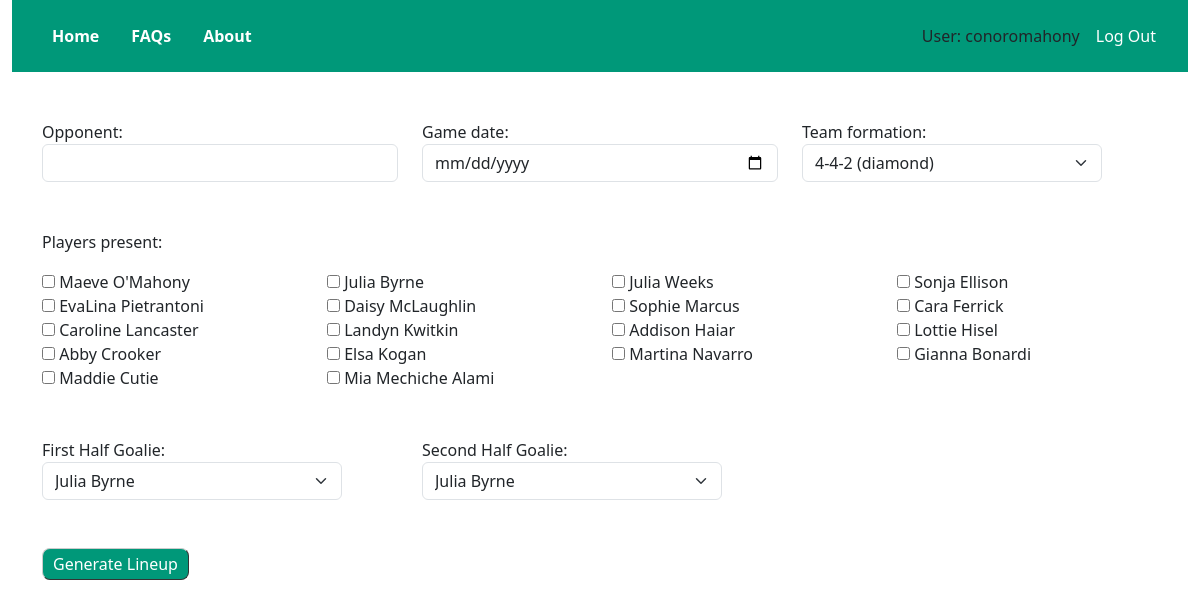
The app's page /lineups/new_lineup.html (signed in) with its own data.
### team/models.py (models this page shows, shortened)
class Player(models.Model):
    class PreferredPosition(models.TextChoices):
        GOALIE = "goalie", _("Goalie")
        LEFT_BACK = "left_full", _("Left Back")
        LEFT_CB = "center_back", _("Left Center Back")
        RIGHT_CB = "sweeper", _("Right Center Back")
        RIGHT_BACK = "right_full", _("Right Back")
        LEFT_MID = "left_mid", _("Left Mid")
        DEFENSIVE_MID = "stopper", _("Defensive Mid")
        ATTACKING_MID = "attaching_mid", _("Attacking Mid")
        RIGHT_MID = "right_mid", _("Right Mid")
        LEFT_STRIKER = "left_striker", _("Left Striker")
        RIGHT_STRIKER = "right_striker", _("Right Striker")
    name = models.CharField(max_length=20)
    team_name = models.CharField(max_length=20)
    preferred_position = models.CharField(
        max_length=13,
        choices=PreferredPosition.choices
    )
    is_goalie = models.BooleanField()
    is_left_full = models.BooleanField()
    is_right_full = models.BooleanField()
    is_center_back = models.BooleanField()
    is_sweeper = models.BooleanField()
    is_stopper = models.BooleanField()
    is_left_mid = models.BooleanField()
    is_right_mid = models.BooleanField()
    is_attacking_mid = models.BooleanField()
    is_left_striker = models.BooleanField()
    is_right_striker = models.BooleanField()
    objects = models.Manager()      # The default manager

### lineups/views.py (the view)
# urls.py: path('new_lineup.html', views.new_lineup, name='new_lineup'),
@login_required
@csrf_protect
def new_lineup(request):
    team = Team.objects.get(owner=request.user)
    players = Player.objects.filter(team_name=team.team_name)
    players_present = []
    lineups = []
    my_team_name = team.team_name
    if request.method == 'POST':
        possible_goalies = []
        goalies = Player.objects.filter(team_name=team.team_name).filter(is_goalie=True)
        for player in goalies:
            possible_goalies = possible_goalies + [(player.name, player.name)]
        form = NewLineupForm(request.POST, choices=possible_goalies)
        if form.is_valid():
            lineup_id = form.cleaned_data['opponent'] + str(form.cleaned_data['game_date'])
            if not Lineup.objects.filter(game_id=lineup_id).exists():
                instance = form.save(commit=False)
                instance.game_id = lineup_id
                instance.team_name = my_team_name
                instance.owner = request.user
                for player in players:
                    if request.POST.get(player.name):
                        players_present.append([player.name, player.is_goalie, player.is_left_full,
                                                player.is_right_full, player.is_center_back, player.is_sweeper,
                                                player.is_stopper, player.is_left_mid, player.is_right_mid,
                                                player.is_attacking_mid, player.is_left_striker,
                                                player.is_right_striker])
                num_minutes = 2 * int(team.half_duration)
                num_players = len(players_present)
                on_sideline = num_players - int(team.team_size)
                num_outfield = int(team.team_size) - 1
                subs_determined = False
                if on_sideline <= 0:
                    slots_to_fill = 0
                    lineups = get_lineups(request, slots_to_fill, players_present, instance.first_goalie, instance.second_goalie)
                    subs_determined = True
                elif on_sideline == 1:
                    slots_to_fill = num_outfield
                    subs_determined = True
                else:
                    slots_to_fill = MAX_SUB_CYCLES
                    for sub_cycles in range(MIN_SUB_CYCLES, MAX_SUB_CYCLES):
                        cycle_slots = sub_cycles * num_outfield
                        if num_outfield == (on_sideline * sub_cycles):
                            slots_to_fill = sub_cycles
                            subs_determined = True
                            break
                        elif cycle_slots % (on_sideline * sub_cycles):
                            slots_to_fill = sub_cycles
                            break
                logging.info("Mins:%s Players:%s Outfield:%s Subs:%s Sub_cycles:%s", num_minutes, num_players, num_outfield, on_sideline, slots_to_fill)
                instance.number_subs = slots_to_fill
                instance.positions = lineups
                instance.save()
            else:
                messages.error(request, 'Lineup already exists.')
                return render(request, 'lineups/list.html')
        view_lineup_url = lineup_id + '/view_lineup.html'
        return redirect(view_lineup_url)
    else:
        possible_goalies = []
        goalies = Player.objects.filter(team_name=team.team_name).filter(is_goalie=True)
        for player in goalies:
            possible_goalies = possible_goalies + [(player.name, player.name)]
        logging.info(possible_goalies)
        form = NewLineupForm(choices=possible_goalies)
    return render(request, 'lineups/new_lineup.html', {'form': form, 'team': team, 'players': players})

### lineups/templates/lineups/new_lineup.html (shortened to what this page needs)
{% extends "home/base.html" %}
{% block content %}
    <form action="" method="post">
        <div class="row">
            <div class="col-sm">
                {{ form.opponent.label_tag }} <br />{{ form.opponent }}
            </div>
            <div class="col-sm">
                {{ form.game_date.label_tag }} <br />{{ form.game_date }}
            </div>
            <div class="col-sm">
                {{ form.team_formation.label_tag }} <br />{{ form.team_formation }}
            </div>
        </div>
        <p class="pt-5">Players present:</p>
        <div class="row">
            {% for player in players %}
                <div class="col-3">
                    <input type="checkbox" id="{{ player.name }}" name="{{ player.name }}" value="{{ player.name }}">
                    <label for="{{ player.name }}">{{ player.name }}</label>
                </div>
            {% endfor %}
        </div>
        <div class="row pt-5">
            <div class="col-sm">
                {{ form.first_goalie.label_tag }} <br />{{ form.first_goalie }}
            </div>
            <div class="col-sm">
                {{ form.second_goalie.label_tag }} <br />{{ form.second_goalie }}
            </div>
            <div class="col-sm">
            </div>
        </div>
        <div class="pt-5">
            <input class="lineup_button" type="submit" value="Generate Lineup">
        </div>
    </form>
{% endblock %}

### home/templates/home/base.html (shortened to what this page needs)
{% load static %}
<!DOCTYPE html>
<html lang="en">
<head>
    {% load bootstrap5 %}
    {% bootstrap_css %}
    <link href="{% static "css/team.css" %}" rel="stylesheet">
</head>
<body>
    <div class="container-fluid">
        <nav class="navbar navbar-expand-lg navbar-dark" style="background-color: #009879;">
            <div class="collapse navbar-collapse" id="navbarSupportedContent">
                <ul class="navbar-nav me-auto">
                    <li class="nav-item"><a href="/home/index.html" class="nav-link px-3 ms-4 fw-bold text-white">Home</a></li>
                    <li class="nav-item"><a href="/home/faqs.html" class="nav-link px-3 fw-bold text-white">FAQs</a></li>
                    <li class="nav-item"><a href="/home/about.html" class="nav-link px-3 fw-bold text-white">About</a></li>
                </ul>
                <span class="navbar-text">
                    <ul class="navbar-nav text-end">
                        {% if user.is_authenticated %}
                            <li><a href="#" class="nav-link link-dark px-2">User: {{ user.username }}</a></li>
                            <li><a href="{% url 'users:login' %}" class="nav-link link-dark px-2 me-4 text-white">Log Out</a></li>
                        {% endif %}
                    </ul>
                </span>
            </div>
        </nav>
    </div>
    <div class="container mt-5">
        {% block content %}
        {% endblock content %}
    </div>
</body>
</html>

### team/static/css/team.css (style rules this page uses)
.lineup_button { text-decoration: none; background-color: #009879; color: #ffffff; padding: 3px 10px 3px 10px; border-top: 1px solid #CCCCCC; border-right: 1px solid #333333; border-bottom: 1px solid #333333; border-left: 1px solid #CCCCCC; border-radius: 8px; font-family: system-ui, -apple-system, BlinkMacSystemFont, “Segoe UI”, Roboto, Oxygen-Sans, Ubuntu, Cantarell, “Helvetica Neue”, Arial, sans-serif; }
input[type="checkbox"] { background-color: #002B4E; color: white; }
input[type="checkbox"]:before { background-color: #002B4E; color: white; }

### records on screen
Player: name "Maeve O'Mahony"
Player: name "Julia Byrne"
Player: name "Julia Weeks"
Player: name "Sonja Ellison"
Player: name "EvaLina Pietrantoni"
Player: name "Daisy McLaughlin"
Player: name "Sophie Marcus"
Player: name "Cara Ferrick"
Player: name "Caroline Lancaster"
Player: name "Landyn Kwitkin"
Player: name "Addison Haiar"
Player: name "Lottie Hisel"
Player: name "Abby Crooker"
Player: name "Elsa Kogan"
Player: name "Martina Navarro"
Player: name "Gianna Bonardi"
Player: name "Maddie Cutie"
Player: name "Mia Mechiche Alami"

### other values on screen
{{ user.username }} "conoromahony"
